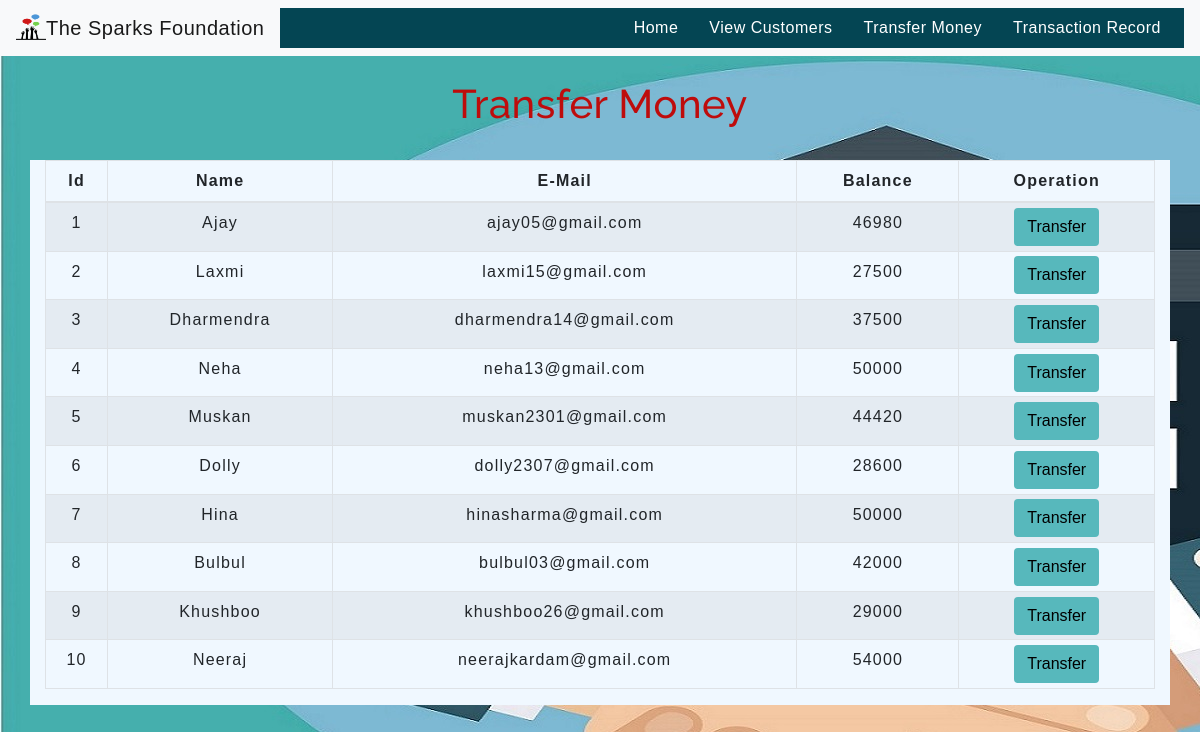
/transfer.php, run on the app's committed database.
### tables this page shows
CREATE TABLE IF NOT EXISTS `users` (
  `id` int(3) NOT NULL AUTO_INCREMENT,
  `name` text NOT NULL,
  `email` varchar(30) NOT NULL,
  `balance` int(8) NOT NULL,
  PRIMARY KEY (`id`)
);

### transfer.php (the view, shortened to what this page needs)
<!DOCTYPE html>
<html lang="en">
<head>
    <link rel="stylesheet" href="https://maxcdn.bootstrapcdn.com/bootstrap/4.0.0/css/bootstrap.min.css">
    <link rel="stylesheet" type="text/css" href="css/table.css">
    <link rel="stylesheet" type="text/css" href="css/navbar.css">
</head>
<body >
<?php
    include 'config.php';
    $sql = "SELECT * FROM users";
    $result = mysqli_query($conn,$sql);
?>
<?php
  include 'navbar.php';
?>
<div class="container">
        <h2 class="text-center pt-4">Transfer Money</h2>
        <br>
            <div class="row"  style="background-color:aliceblue ;" >
                <div class="col">
                    <div class="table-responsive-sm">
                    <table class="table table-hover table-sm table-striped table-condensed table-bordered">
                        <thead>
                            <tr>
                            <th scope="col" class="text-center py-2">Id</th>
                            <th scope="col" class="text-center py-2">Name</th>
                            <th scope="col" class="text-center py-2">E-Mail</th>
                            <th scope="col" class="text-center py-2">Balance</th>
                            <th scope="col" class="text-center py-2">Operation</th>
                            </tr>
                        </thead>
                        <tbody>
                <?php
                    while($rows=mysqli_fetch_assoc($result)){
                ?>
                    <tr>
                        <td class="py-2"><?php echo $rows['id'] ?></td>
                        <td class="py-2"><?php echo $rows['name']?></td>
                        <td class="py-2"><?php echo $rows['email']?></td>
                        <td class="py-2"><?php echo $rows['balance']?></td>
                        <td><a href="selectcustomersandtransfer.php?id= <?php echo $rows['id'] ;?>"> <button type="button" class="btn" style="background-color:#57b8bc ;" >Transfer</button></a></td>
                    </tr>
                <?php
                    }
                ?>
                        </tbody>
                    </table>
                    </div>
                </div>
            </div>
         </div>
</body>
</html>

### table.css (style rules this page uses)
* { padding: 0; margin: 0; box-sizing: border-box; font-family: sans-serif; }
h2 { font-size: 40px; }
table { letter-spacing: 1.2px; }
td { text-align: center; }
button { border:none; background: #c3c2c2; transition: 1s; }

### navbar.css (style rules this page uses)
h2 { color: #be0c0c; letter-spacing: 0.5px; font-family: raleway; }

### transfer.php (style rules this page uses)
button { transition: 1.5s; }
body { background-image: url("img/20.jpg"); background-repeat: no-repeat; }

### data on the page
users: id "1", name "Ajay", email "ajay05@gmail.com", balance "46980"
users: id "2", name "Laxmi", email "laxmi15@gmail.com", balance "27500"
users: id "3", name "Dharmendra", email "dharmendra14@gmail.com", balance "37500"
users: id "4", name "Neha", email "neha13@gmail.com", balance "50000"
users: id "5", name "Muskan", email "muskan2301@gmail.com", balance "44420"
users: id "6", name "Dolly", email "dolly2307@gmail.com", balance "28600"
users: id "7", name "Hina", email "hinasharma@gmail.com", balance "50000"
users: id "8", name "Bulbul", email "bulbul03@gmail.com", balance "42000"
users: id "9", name "Khushboo", email "khushboo26@gmail.com", balance "29000"
users: id "10", name "Neeraj", email "neerajkardam@gmail.com", balance "54000"
